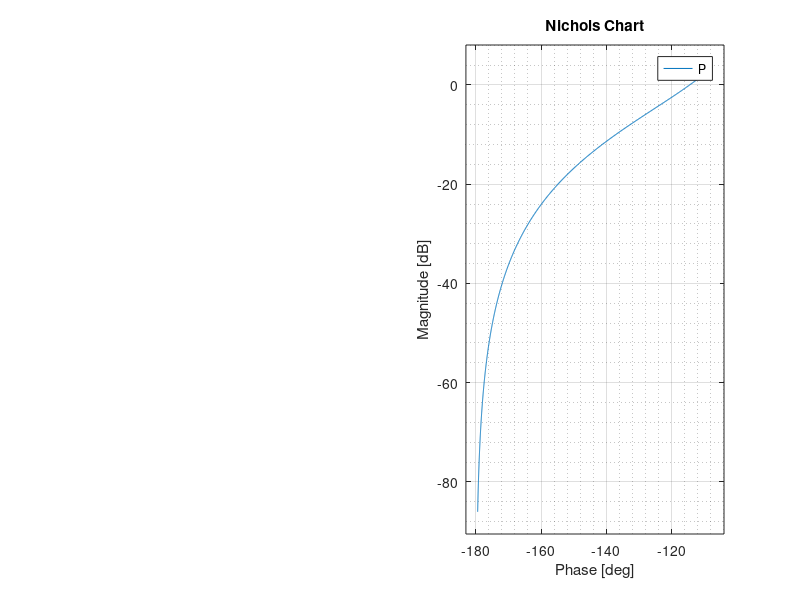
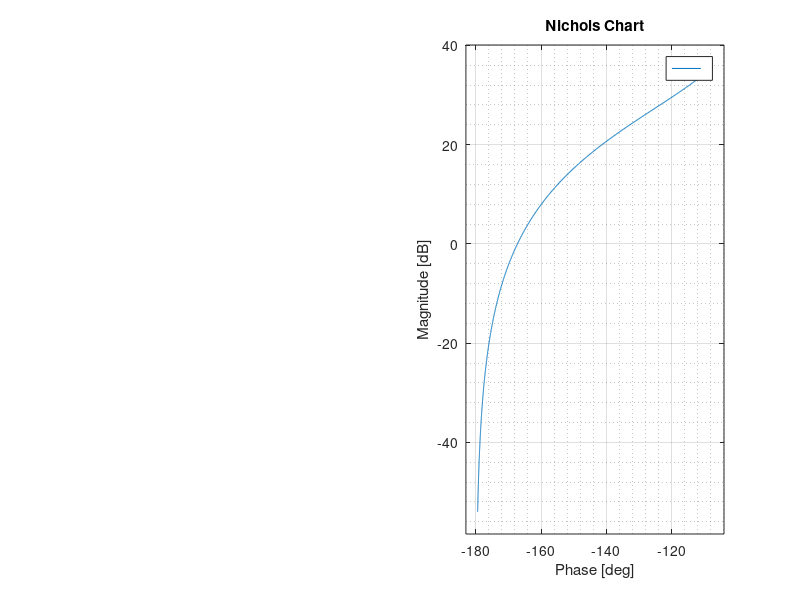

These charts were generated, in order, by the following MATLAB code:
 %assign P(s)
K = 40;
Num = 1;
DNum = [2 2 0]; 
P = tf(Num,DNum);
[Gm,Pm,Wcg,Wcp] = margin(P);
display(P);
fprintf("P:\n GM: %f, PM %f, Wcg: %f, Wcp: %f\n",Gm,Pm,Wcg,Wcp);

%output figure P
figure('Name','P');
subplot(1,2,1);
margin(P);
grid on;grid minor;

subplot(1,2,2);
nichols(P);
grid on;grid minor;

[Gm,Pm,Wcg,Wcp] = margin(K*P);
display(K*P);
fprintf("K*P:\n GM: %f, PM %f, Wcg: %f, Wcp: %f\n",Gm,Pm,Wcg,Wcp);

%output figure K*P
figure('Name','K*P');

subplot(1,2,1);
margin(K*P);
grid on;grid minor;

subplot(1,2,2);
nichols(K*P);
grid on;grid minor;